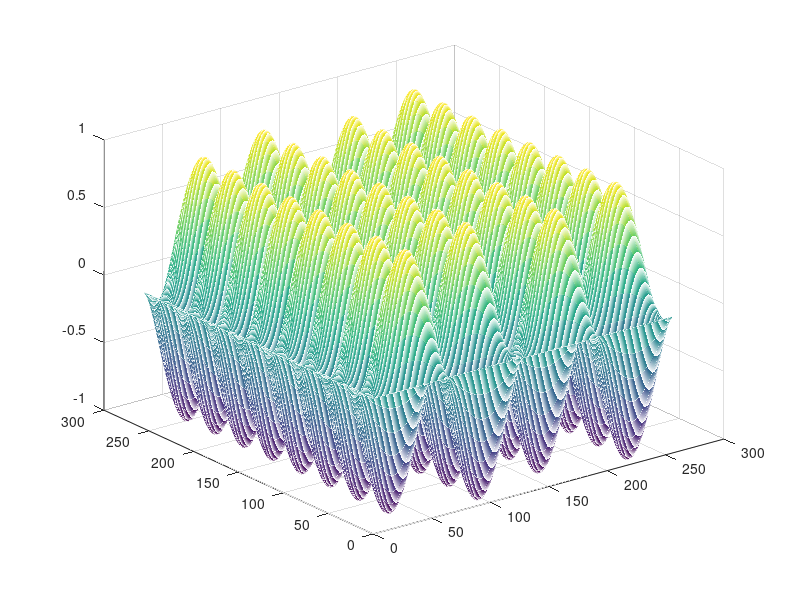

MATLAB code for this plot:
% problem 1.6 (*)
clear all; close all; clc;

% Definiowanie wektorow i macierzy
N = 256;
h = sin(2*pi/128*(0:N-1)); % wektor poziomy h
v = sin(4*pi/64*(0:N-1)).'; % wektor pionowy v
plot(h);
plot(v);

A = v*h;
mesh(A);